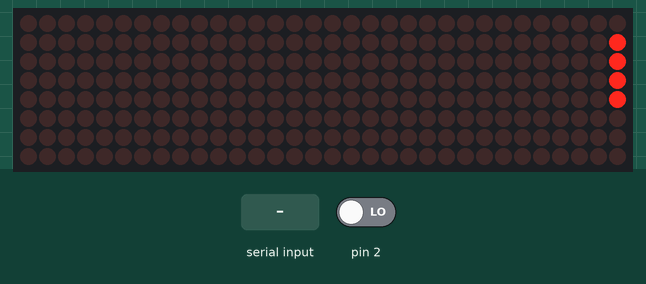
A sketch run on a simulated Arduino Uno, built with avr-gcc and run on an emulated ATmega328P. On the bench: 32×8 LED matrix. Inputs (shaded band) come from the test bench; at power-on: pin 2 LOW. What the sketch prints to the serial monitor is not drawn.

Above: at 0.51 s.
At 1.2 s:
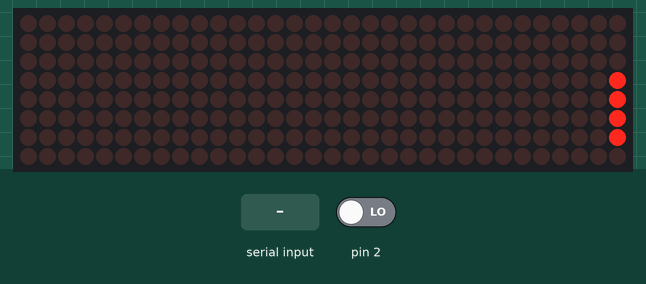
1.3 s: "2" received over Serial
At 1.9 s:
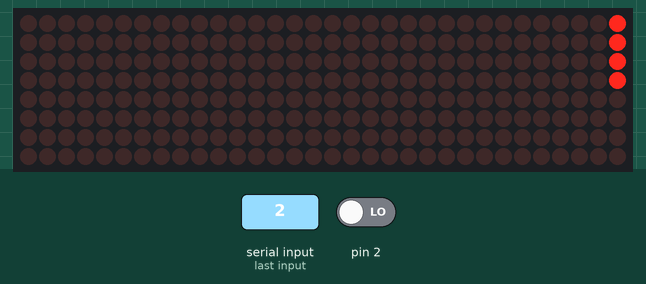
Timing chart, 0 to 4.3 s (numbered marks = the images above; inputs shaded):
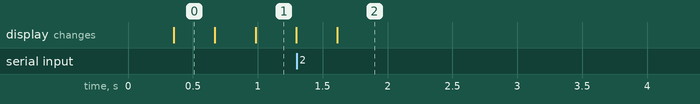

The sketch:

sketch_jun15a_copy_20260615111138.ino
```cpp
#include <LedControl.h>


LedControl lc = LedControl(11, 13, 10, 4);


byte myDisplayMatrix[4][8][8] = {

  {
    { 0, 0, 0, 0, 0, 0, 0, 0 },
    { 0, 0, 0, 0, 0, 0, 0, 0 },
    { 0, 0, 0, 0, 0, 0, 0, 0 },
    { 0, 0, 0, 0, 0, 0, 0, 0 },
    { 0, 0, 0, 0, 0, 0, 0, 0 },
    { 0, 0, 0, 0, 0, 0, 0, 0 },
    { 0, 0, 0, 0, 0, 0, 0, 0 },
    { 0, 0, 0, 0, 0, 0, 0, 0 }
  },


  {
    { 0, 0, 0, 0, 0, 0, 0, 0 },
    { 0, 0, 0, 0, 0, 0, 0, 0 },
    { 0, 0, 0, 0, 0, 0, 0, 0 },
    { 0, 0, 0, 0, 0, 0, 0, 0 },
    { 0, 0, 0, 0, 0, 0, 0, 0 },
    { 0, 0, 0, 0, 0, 0, 0, 0 },
    { 0, 0, 0, 0, 0, 0, 0, 0 },
    { 0, 0, 0, 0, 0, 0, 0, 0 } },


  {
    { 0, 0, 0, 0, 0, 0, 0, 0 },
    { 0, 0, 0, 0, 0, 0, 0, 0 },
    { 0, 0, 0, 0, 0, 0, 0, 0 },
    { 0, 0, 0, 0, 0, 0, 0, 0 },
    { 0, 0, 0, 0, 0, 0, 0, 0 },
    { 0, 0, 0, 0, 0, 0, 0, 0 },
    { 0, 0, 0, 0, 0, 0, 0, 0 },
    { 0, 0, 0, 0, 0, 0, 0, 0 } },


  {
    { 0, 0, 0, 0, 0, 0, 0, 0 },
    { 0, 0, 0, 0, 0, 0, 0, 0 },
    { 0, 0, 0, 0, 0, 0, 0, 0 },
    { 0, 0, 0, 0, 0, 0, 0, 0 },
    { 0, 0, 0, 0, 0, 0, 0, 0 },
    { 0, 0, 0, 0, 0, 0, 0, 0 },
    { 0, 0, 0, 0, 0, 0, 0, 0 },
    { 0, 0, 0, 0, 0, 0, 0, 0 } }
};
void setup() {
  Serial.begin(9660);

  for (int i = 0; i < 4; i++) {
    lc.shutdown(i, false);
    lc.setIntensity(i, 4);
    lc.clearDisplay(i);
  }
  updateScreen3D();
}
int inButtom[] = { 0, 0, 0, 0, 0, 0, 0, 0 };
int blockLength = 4;
bool restart = false;
void loop() {
  blockLength = 4;
  for (int i = 0; i < 4; i++) {
    for (int j = 0; j < 8; j++) {
      for (int k = 0; k < 8; k++) {
        myDisplayMatrix[i][j][k] = 0;
      }
    }
  }
  for (int i = 0; i < 8; i++) {
    inButtom[i] = 0;
  }
  restart = false;
  for (int i = 0; i < 4; i++) {
    for (int j = 0; j < 8; j++) {
      for (int k = 0;; k++) {
        if (Serial.available()) {
          char data = Serial.read();
          while (data == '1') {
            if (Serial.available()) {
              data = Serial.read();
            }
          }
          if (data == '2') {
            restart = true;
          }
        }
        if (k % 8 > 8 - blockLength) {
          continue;
        }
        for (int l = 0; l < blockLength; l++) {
          myDisplayMatrix[i][(k + l) % 8][7 - j] = 1;
        }
        updateScreen3D();
        delay(300 -(i*8+j)*9);
        if (digitalRead(2)) {
          while (digitalRead(2)) {
          }
          if (j == 0) {
            for (int l = 0; l < blockLength; l++) {
              inButtom[(k + l) % 8] = 1;
            }

          } else {
            int blockPuted = 0;
            for (int l = 0; l < blockLength; l++) {
              if (inButtom[(k + l) % 8]) {
                blockPuted++;
              }
            }
            for (int l = 0; l < 8; l++) {
              inButtom[l] = 0;
            }
            for (int l = 0; l < blockLength; l++) {
              inButtom[(k + l) % 8] = 1;
            }
            blockLength = blockPuted;
            if (blockPuted == 0) {
              restart = true;
            }
          }
          break;
        }
        for (int l = 0; l < blockLength; l++) {
          myDisplayMatrix[i][(k + l) % 8][7 - j] = 0;
        }
        if (restart) {
          break;
        }
      }
      if (restart) {
        break;
      }
    }
    if (restart) {
      break;
    }
  }
  if (restart) {
    Serial.println("lose...");
  } else {
    Serial.println("win~");
  }
  while (true) {
    if (Serial.available()) {
      if (Serial.read() == '2') {
        break;
      }
    }
  }
}

void updateScreen3D() {
  for (int chip = 0; chip < 4; chip++) {
    for (int row = 0; row < 8; row++) {

      byte rowData = 0B00000000;

      for (int col = 0; col < 8; col++) {
        if (myDisplayMatrix[chip][row][col] == 1) {
          rowData |= (1 << (7 - col));
        }
      }
      lc.setRow(chip, row, rowData);
    }
  }
}
```
